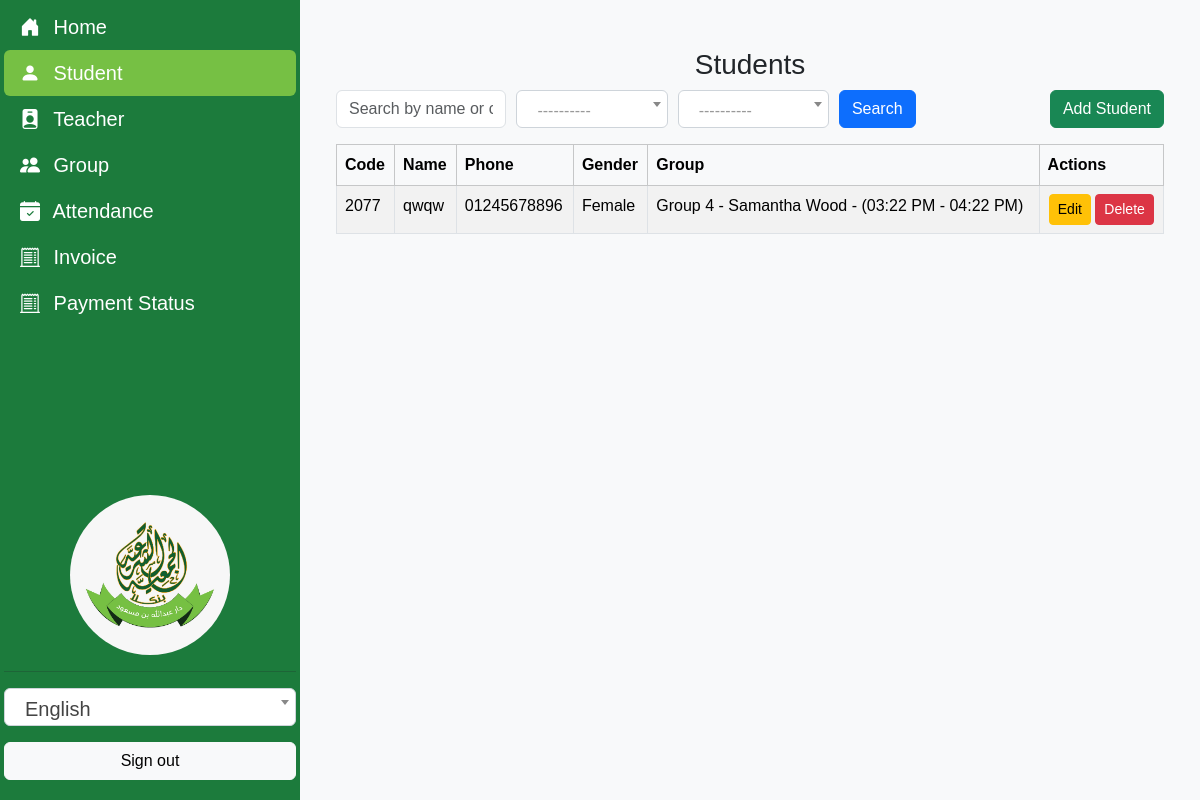
The app's page /students/ (signed in), older data.
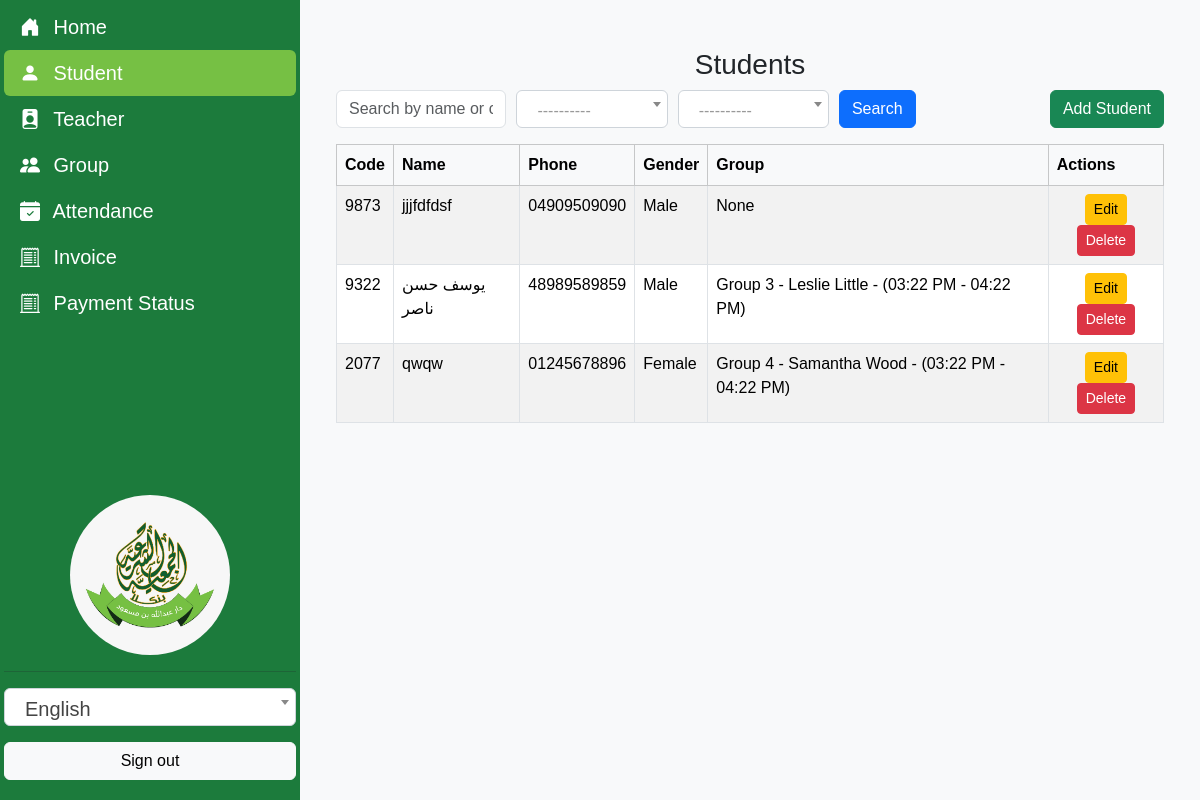
The same page, newer data.
### Quran/models.py (models this page shows, shortened)
class Student(models.Model):
    school = models.ForeignKey(School, on_delete=models.CASCADE, related_name='students', verbose_name=_("School"))
    name = models.CharField(max_length=100, verbose_name=_("Student Name"))
    code = models.CharField(max_length=5, unique=True, blank=True, verbose_name=_("Code"))
    phone = models.CharField(max_length=11, validators=[phone_regex], verbose_name=_("Phone Number"))
    gender = models.CharField(max_length=1, choices=GENDER_CHOICES, verbose_name=_("Gender"))
    birth_date = models.DateField(blank=True, null=True, verbose_name=_("Birth Date"))
    academic_year = models.CharField(max_length=20, choices=ACADEMIC_YEAR_CHOICES, null=True, verbose_name=_("Academic Year"))
    group = models.ForeignKey(ClassGroup, on_delete=models.SET_NULL, null=True, related_name='students', verbose_name=_("Group"))
    discount_type = models.CharField(max_length=10, choices=DISCOUNT_TYPE_CHOICES, default='none', verbose_name=_("Discount Type"))
    is_active = models.BooleanField(default=True, verbose_name=_("Active"))
    registration_date = models.DateTimeField(default=timezone.now, verbose_name=_("Registration Date"))
    updated_at = models.DateTimeField(auto_now=True, verbose_name=_("Updated At"))

class ClassGroup(models.Model):
    school = models.ForeignKey(School, on_delete=models.CASCADE, related_name='class_groups', verbose_name=_("School"))
    name = models.CharField(max_length=50, verbose_name=_("Group Name"))
    course = models.ForeignKey(Course, on_delete=models.PROTECT, related_name='class_groups', verbose_name=_("Course"))
    teacher = models.ForeignKey(Teacher, on_delete=models.PROTECT, related_name='class_groups', verbose_name=_("Teacher"))
    start_time = models.TimeField(verbose_name=_("Start Time"))
    end_time = models.TimeField(verbose_name=_("End Time"))
    is_active = models.BooleanField(default=True, verbose_name=_("Active"))
    updated_at = models.DateTimeField(auto_now=True, verbose_name=_("Updated At"))
    def __str__(self):
        return f"{self.name} - {self.teacher} - ({self.start_time.strftime('%I:%M %p')} - {self.end_time.strftime('%I:%M %p')})"

class Teacher(models.Model):
    school = models.ForeignKey(School, on_delete=models.CASCADE, related_name='teachers', verbose_name=_("School"))
    id_number = models.CharField(max_length=14, validators=[id_regex], unique=True, verbose_name=_("ID"))
    name = models.CharField(max_length=100, verbose_name=_("Teacher Name"))
    phone = models.CharField(max_length=11, validators=[phone_regex], verbose_name=_("Phone Number"))
    email = models.EmailField(unique=True, blank=True, null=True, verbose_name=_("Email"))
    gender = models.CharField(max_length=1, choices=GENDER_CHOICES, verbose_name=_("Gender"))
    birth_date = models.DateField(blank=True, null=True, verbose_name=_("Birth Date"))
    is_active = models.BooleanField(default=True, verbose_name=_("Active"))
    registration_date = models.DateTimeField(default=timezone.now, verbose_name=_("Registration Date"))
    description = models.TextField(blank=True, null=True, verbose_name=_("Description"))
    updated_at = models.DateTimeField(auto_now=True, verbose_name=_("Updated At"))
    def __str__(self):
        return self.name

### Quran/views.py (the view)
# urls.py: path('students/', StudentListView.as_view(), name='student_list'),
@method_decorator(staff_member_required, name='dispatch')
class StudentListView(BaseListView):
    model = Student
    template_name = 'Quran/student/student_list.html'
    context_object_name = 'students'
    paginate_by = 12
    def get_queryset(self):
        queryset = super().get_queryset()
        search_query = self.request.GET.get('q', '')
        gender_filter = self.request.GET.get('gender', '')
        group_filter = self.request.GET.get('group', '')
        if search_query:
            queryset = queryset.filter(
                Q(name__icontains=search_query) | Q(code__icontains=search_query)
            )
        if gender_filter:
            queryset = queryset.filter(gender=gender_filter)
        if group_filter:
            queryset = queryset.filter(group=group_filter)
        return queryset
    def get_context_data(self, **kwargs):
        context = super().get_context_data(**kwargs)
        user_school = get_user_school(self.request)
        context['groups'] = ClassGroup.objects.filter(school__in=user_school)
        context['search_query'] = self.request.GET.get('q', '')
        context['gender_filter'] = self.request.GET.get('gender', '')
        context['group_filter'] = self.request.GET.get('group', '')
        return context

### Quran/utils.py (called while the page is built)
def get_user_school(request):
    user = request.user
    if user.is_superuser:
        return School.objects.all()
    else:
        return School.objects.filter(users=user)

### Quran/views.py (called while the page is built)
    def get_queryset(self):
        queryset = super().get_queryset()
        user_schools = get_user_school(self.request)
        if user_schools.exists():
            queryset = queryset.filter(school__in=user_schools)
        return queryset.order_by('-updated_at')

### Quran/templates/Quran/student/student_list.html (shortened to what this page needs)
{% extends "base.html" %}
{% load i18n %}
{% block content %}
<div class="container">
    <h3 class="d-flex justify-content-center gap-3 mt-4">{% trans "Students" %}</h3>
    <div class="d-flex justify-content-between mb-3">
        <form method="get" class="d-flex" style="width: 70%; gap: 10px;">
            <input type="text" name="q" class="form-control" placeholder="{% trans 'Search by name or code' %}" value="{{ search_query }}">
            <button type="submit" class="btn btn-primary">{% trans "Search" %}</button>
        </form>
        <a href="{% url 'student_add' %}" class="btn btn-success">{% trans "Add Student" %}</a>
    </div>
    <table class="table table-bordered table-striped">
        <thead class="table-light">
            <tr>
                <th>{% trans "Code" %}</th>
                <th>{% trans "Name" %}</th>
                <th>{% trans "Phone" %}</th>
                <th>{% trans "Gender" %}</th>
                <th>{% trans "Group" %}</th>
                <th>{% trans "Actions" %}</th>
            </tr>
        </thead>
        <tbody>
            {% for student in students %}
            <tr>
                <td>{{ student.code }}</td>
                <td>{{ student.name }}</td>
                <td>{{ student.phone }}</td>
                <td>{{ student.get_gender_display }}</td>
                <td>{{ student.group }}</td>
                <td class="text-center">
                    <a href="{% url 'student_edit' student.pk %}" class="btn btn-sm btn-warning">{% trans "Edit" %}</a>
                    <a href="{% url 'student_delete' student.pk %}" class="btn btn-sm btn-danger">{% trans "Delete" %}</a>
                </td>
            </tr>
            {% empty %}
            <tr>
                <td colspan="6">{% trans "No students found." %}</td>
            </tr>
            {% endfor %}
        </tbody>
    </table>
</div>
{% endblock %}

### templates/base.html (shortened to what this page needs)
{% load static i18n %}
{% get_current_language as LANGUAGE_CODE %}
<!DOCTYPE html>
<html lang="{{ LANGUAGE_CODE }}">
    <head>
        <link rel="stylesheet" href="{% static 'css/bootstrap.min.css' %}">
        <link rel="stylesheet" href="{% static 'css/select2.min.css' %}">
        <link rel="stylesheet" href="{% static 'css/style.css' %}">
        <link rel="stylesheet" href="{% static 'bootstrap-icons/bootstrap-icons.css' %}">
    </head>
    <body dir="{% if LANGUAGE_CODE == 'ar' %}rtl{% else %}ltr{% endif %}">
        <div class="d-flex">
            {% include 'includes/sidebar.html' %}
            <main class="flex-grow-1 p-4 bg-light">
                {% block content %}{% endblock %}
            </main>
        </div>
    </body>
</html>

### templates/includes/sidebar.html (shortened to what this page needs)
{% load static %}
{% load i18n %}
<div class="d-flex flex-column flex-shrink-0 p-1 shadow sidebar-bg sidebar-text-white">
    <ul class="nav nav-pills flex-column mb-auto">
        <li class="nav-item">
            <a href="{% url 'home' %}"
               class="nav-link {% if request.resolver_match.url_name == 'home' %}active{% endif %}">
                <i class="bi bi-house-door-fill me-2"></i>
                {% trans "Home" %}
            </a>
        </li>
        <li>
            <a href="{% url 'student_list' %}"
                class="nav-link {% if request.resolver_match.url_name|slice:":8" == "student_" %}active{% endif %}">
                <i class="bi bi-person-fill me-2"></i>
                {% trans "Student" %}
            </a>
        </li>
        <li>
            <a href="{% url 'teacher_list' %}"
                class="nav-link {% if request.resolver_match.url_name|slice:":8" == "teacher_" %}active{% endif %}">
                <i class="bi bi-person-badge-fill me-2"></i>
                {% trans "Teacher" %}
            </a>
        </li>
        <li>
            <a href="{% url 'class_group_list' %}"
                class="nav-link {% if request.resolver_match.url_name|slice:":12" == "class_group_" %}active{% endif %}">
                <i class="bi bi-people-fill me-2"></i>
                {% trans "Group" %}
            </a>
        </li>
        <li>
            <a href="{% url 'attendance' %}"
                class="nav-link {% if request.resolver_match.url_name == 'attendance' %}active{% endif %}">
                <i class="bi bi-calendar-check-fill me-2"></i>
                {% trans "Attendance" %}
            </a>
        </li>
        <li>
            <a href="{% url 'invoice' %}"
                class="nav-link {% if request.resolver_match.url_name == 'invoice' %}active{% endif %}">
                <i class="bi bi-receipt-cutoff me-2"></i>
                {% trans "Invoice" %}
            </a>
        </li>
        <li>
            <a href="{% url 'payment_status' %}"
                class="nav-link {% if request.resolver_match.url_name == 'payment_status' %}active{% endif %}">
                <i class="bi bi-receipt-cutoff me-2"></i>
                {% trans "Payment Status" %}
            </a>
        </li>
    </ul>
    <a href="{% url 'home' %}" class="d-flex align-items-center justify-content-center mb-3 mb-md-0 text-decoration-none">
        <img src="{% static 'logo.png' %}" alt="Quran App Logo" style="width: 160px; height: 160px; border-radius: 50%;">
    </a>
    <hr>
    <form action="{% url 'set_language' %}" method="post" class="mb-3">
    </form>
    <form action="{% url 'logout' %}" method="post" class="mb-3">
        <button type="submit" class="btn btn-light btn w-100 d-flex align-items-center justify-content-center">
            {% trans "Sign out" %}
        </button>
    </form>
</div>

### static/css/style.css (style rules this page uses)
body { background-color: #f8f9fa; font-family: 'Cairo', sans-serif; }
body[dir='ltr'] .sidebar-bg .nav { padding-left: 0; }
.sidebar-bg { width: 300px; min-height: 100vh; background-color: #1C7B3C !important; font-size: 20px !important; }
.nav-link { color: #ffffff !important; }
.nav-link.active { background-color: #76C044 !important; }

Row changes from the older to the newer data that the page shows:
added Student: code "9873", name "jjjfdfdsf", phone "04909509090", gender "Male", group "None"
added Student: code "9322", name "يوسف حسن ناصر", phone "48989589859", gender "Male", group "Group 3 - Leslie Little - (03:22 PM - 04:22 PM)"
